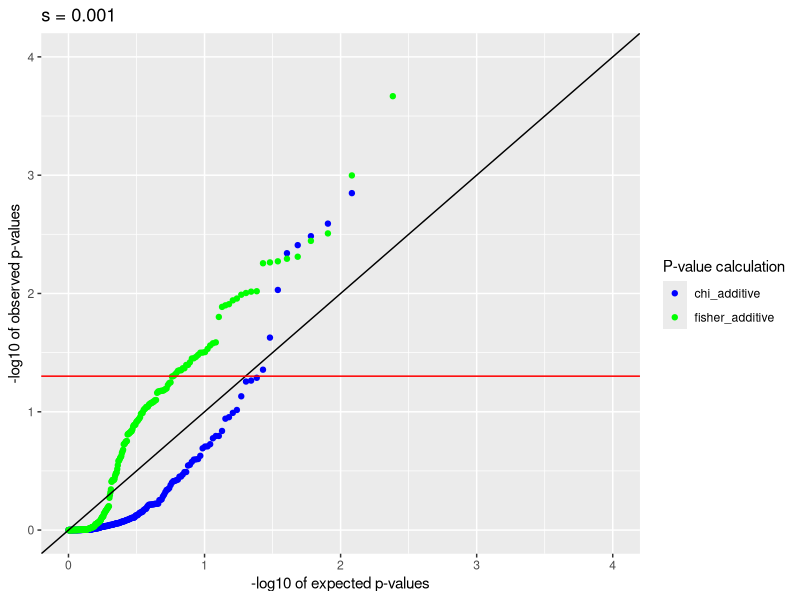
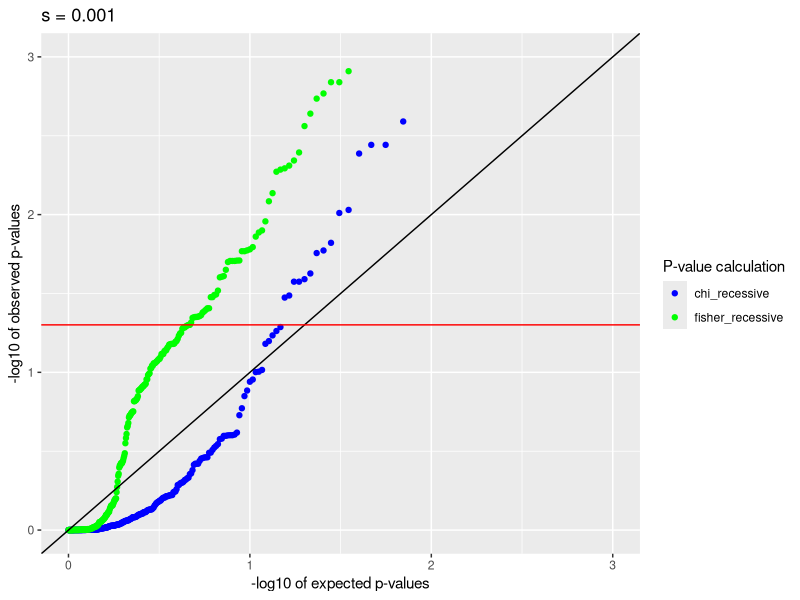
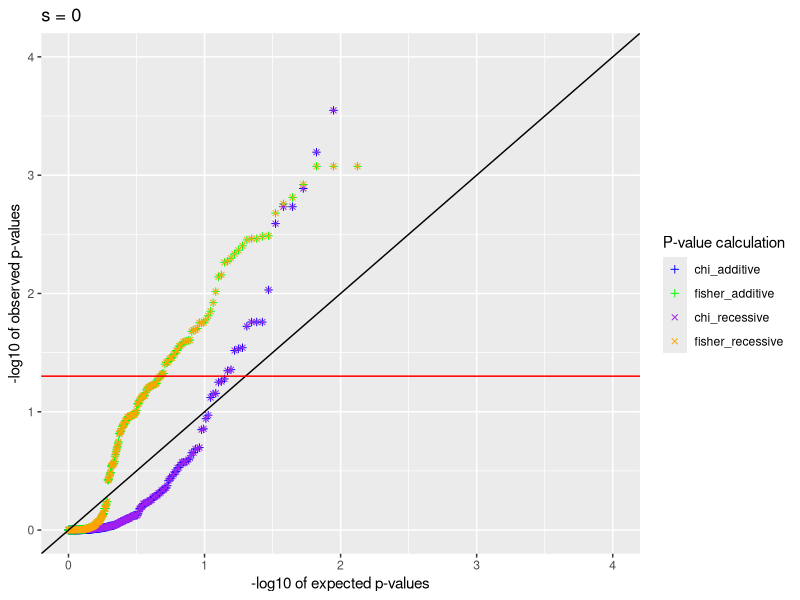
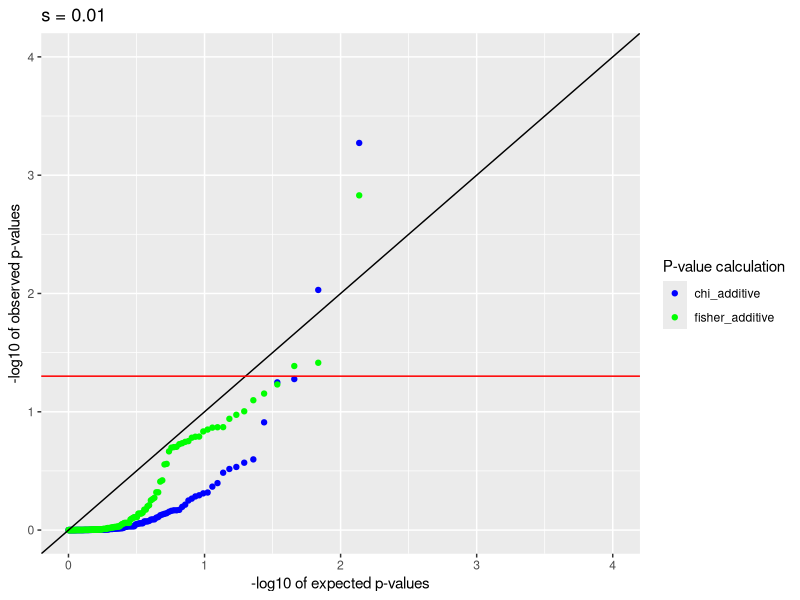
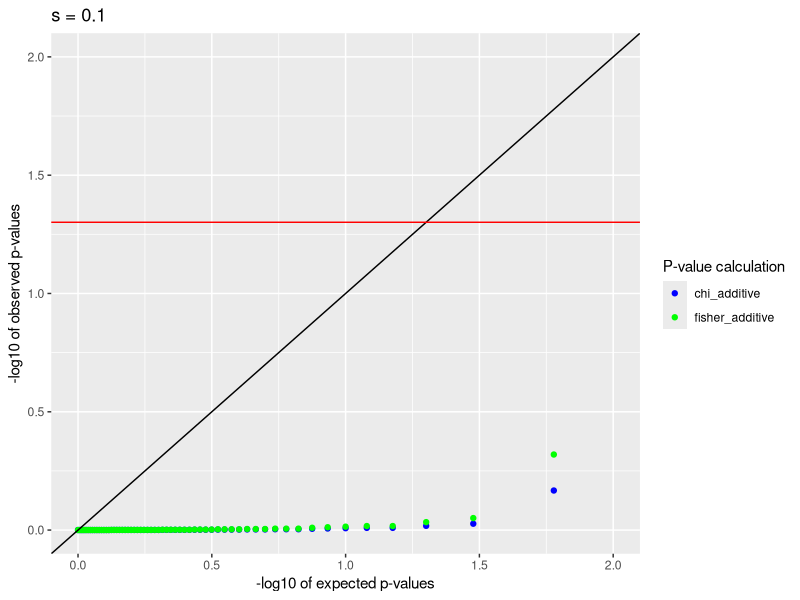
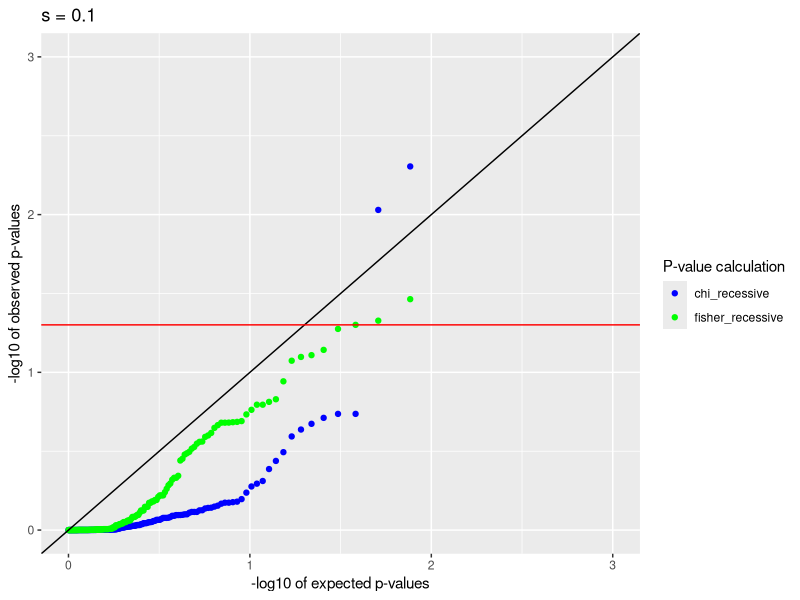
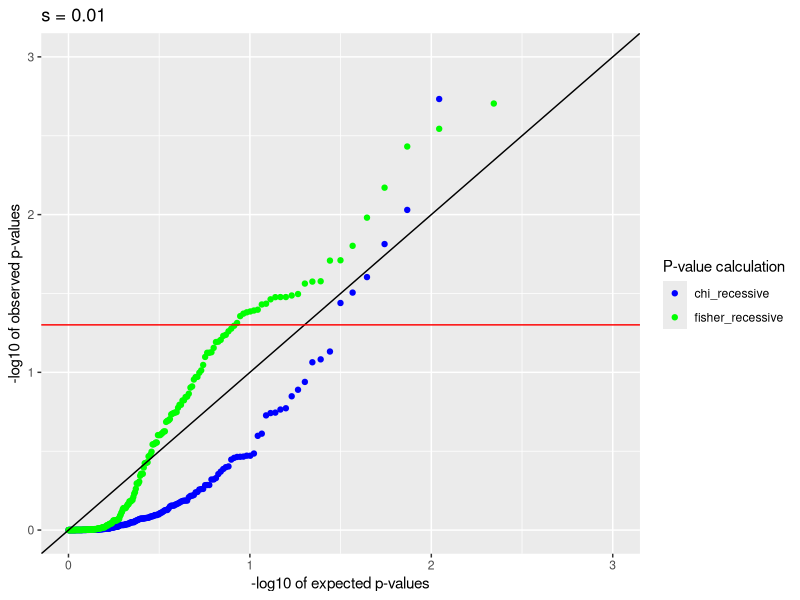
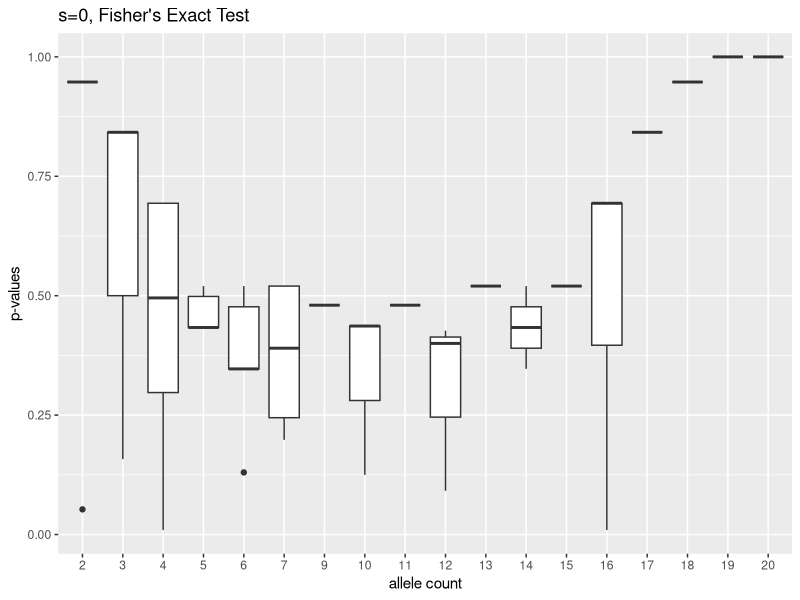

Source code (R) for these figures, in order:
library(ggplot2)
setwd("C:/Users/jonat/Desktop/GitHub/RDM_HW")

s_0_rec_10 = read.csv('./Data/s_0_rec/sample_10_summary.csv')

s_0_001_add_1000 = read.csv('./Data/s_0_001_add/sample_1000_summary.csv') # 242
s_0_001_rec_1000 = read.csv('./Data/s_0_001_rec/sample_1000_summary.csv') # 280
s_0_01_add_1000 = read.csv('./Data/s_0_01_add/sample_1000_summary.csv') # 137
s_0_01_rec_1000 = read.csv('./Data/s_0_01_rec/sample_1000_summary.csv') # 221
s_0_1_add_1000 = read.csv('./Data/s_0_1_add/sample_1000_summary.csv') # 60
s_0_1_rec_1000 = read.csv('./Data/s_0_1_rec/sample_1000_summary.csv') # 153
s_0_add_1000 = read.csv('./Data/s_0_add/sample_1000_summary.csv') # 266
s_0_rec_1000 = read.csv('./Data/s_0_rec/sample_1000_summary.csv') # 266
# chi-squared p-values
chi_p_s_0_add_1000 = s_0_add_1000$chi_p_values
chi_p_s_0_001_add_1000 = s_0_001_add_1000$chi_p_values
chi_p_s_0_01_add_1000 = s_0_01_add_1000$chi_p_values
chi_p_s_0_1_add_1000 = s_0_1_add_1000$chi_p_values
chi_p_s_0_rec_1000 = s_0_rec_1000$chi_p_values
chi_p_s_0_001_rec_1000 = s_0_001_rec_1000$chi_p_values
chi_p_s_0_01_rec_1000 = s_0_01_rec_1000$chi_p_values
chi_p_s_0_1_rec_1000 = s_0_1_rec_1000$chi_p_values

# fisher p-values
fisher_p_s_0_add_1000 = s_0_add_1000$fisher_p_values
fisher_p_s_0_001_add_1000 = s_0_001_add_1000$fisher_p_values
fisher_p_s_0_01_add_1000 = s_0_01_add_1000$fisher_p_values
fisher_p_s_0_1_add_1000 = s_0_1_add_1000$fisher_p_values
fisher_p_s_0_rec_1000 = s_0_rec_1000$fisher_p_values
fisher_p_s_0_001_rec_1000 = s_0_001_rec_1000$fisher_p_values
fisher_p_s_0_01_rec_1000 = s_0_01_rec_1000$fisher_p_values
fisher_p_s_0_1_rec_1000 = s_0_1_rec_1000$fisher_p_values


log_chi_p_s_0_add_1000 = -log10(sort(chi_p_s_0_add_1000))
log_chi_p_s_0_rec_1000 = -log10(sort(chi_p_s_0_rec_1000))
log_chi_p_s_0_001_add_1000 = -log10(sort(chi_p_s_0_001_add_1000))
log_chi_p_s_0_001_rec_1000 = -log10(sort(chi_p_s_0_001_rec_1000))
log_chi_p_s_0_01_add_1000 = -log10(sort(chi_p_s_0_01_add_1000))
log_chi_p_s_0_01_rec_1000 = -log10(sort(chi_p_s_0_01_rec_1000))
log_chi_p_s_0_1_add_1000 = -log10(sort(chi_p_s_0_1_add_1000))
log_chi_p_s_0_1_rec_1000 = -log10(sort(chi_p_s_0_1_rec_1000))

log_fisher_p_s_0_add_1000 = -log10(sort(fisher_p_s_0_add_1000))
log_fisher_p_s_0_rec_1000 = -log10(sort(fisher_p_s_0_rec_1000))
log_fisher_p_s_0_001_add_1000 = -log10(sort(fisher_p_s_0_001_add_1000))
log_fisher_p_s_0_001_rec_1000 = -log10(sort(fisher_p_s_0_001_rec_1000))
log_fisher_p_s_0_01_add_1000 = -log10(sort(fisher_p_s_0_01_add_1000))
log_fisher_p_s_0_01_rec_1000 = -log10(sort(fisher_p_s_0_01_rec_1000))
log_fisher_p_s_0_1_add_1000 = -log10(sort(fisher_p_s_0_1_add_1000))
log_fisher_p_s_0_1_rec_1000 = -log10(sort(fisher_p_s_0_1_rec_1000))

y_axis_242 = -log10(1:242 / 242)
y_axis_266 = -log10(1:266 / 266)
y_axis_280 = -log10(1:280 / 280)
y_axis_137 = -log10(1:137 / 137)
y_axis_221 = -log10(1:221 / 221)
y_axis_60 = -log10(1:60 / 60 )
y_axis_153 = -log10(1:153 / 153)

data_242 = data.frame(y_axis_242, log_chi_p_s_0_001_add_1000, log_fisher_p_s_0_001_add_1000)
data_266 = data.frame(y_axis_266, log_chi_p_s_0_add_1000, log_chi_p_s_0_rec_1000,log_fisher_p_s_0_add_1000, log_fisher_p_s_0_rec_1000)
data_280 = data.frame(y_axis_280, log_chi_p_s_0_001_rec_1000, log_fisher_p_s_0_001_rec_1000)
data_137 = data.frame(y_axis_137, log_chi_p_s_0_01_add_1000, log_fisher_p_s_0_01_add_1000)
data_60 = data.frame(y_axis_60, log_chi_p_s_0_1_add_1000, log_fisher_p_s_0_1_add_1000)
data_221 = data.frame(y_axis_221, log_chi_p_s_0_01_rec_1000, log_fisher_p_s_0_01_rec_1000)
data_153 = data.frame(y_axis_153, log_chi_p_s_0_1_rec_1000, log_fisher_p_s_0_1_rec_1000)

p_242 = ggplot(data=data_242, aes(y=log_chi_p_s_0_001_add_1000, x=y_axis_242, color='chi_additive')) + 
  geom_point() +
  geom_point(aes(y=log_fisher_p_s_0_001_add_1000, x=y_axis_242, color='fisher_additive')) +
  xlab('-log10 of expected p-values') + 
  ylab('-log10 of observed p-values') + 
  scale_color_manual(values=c('blue', 'green'),
                     name='P-value calculation',
                     breaks=c('chi_additive', 'fisher_additive'),
                     labels=c('chi_additive', 'fisher_additive')) +
  ggtitle('s = 0.001') +
  geom_abline(slope=1) +
  xlim(0, 4) +
  ylim(0, 4) +
  geom_hline(color = 'red', yintercept = -log10(0.05))
p_242

p_280 = ggplot(data=data_280, aes(y=log_chi_p_s_0_001_rec_1000, x=y_axis_280, color='chi_recessive')) + 
  geom_point() +
  geom_point(aes(y=log_fisher_p_s_0_001_rec_1000, x=y_axis_280, color='fisher_recessive')) +
  xlab('-log10 of expected p-values') + 
  ylab('-log10 of observed p-values') + 
  scale_color_manual(values=c('blue', 'green'),
                     name='P-value calculation',
                     breaks=c('chi_recessive', 'fisher_recessive'),
                     labels=c('chi_recessive', 'fisher_recessive')) +
  ggtitle('s = 0.001') +
  geom_abline(slope=1) +
  xlim(0, 3) +
  ylim(0, 3) +
  geom_hline(color = 'red', yintercept = -log10(0.05))
p_280

p_266 = ggplot(data=data_266, aes(y=log_chi_p_s_0_add_1000, x=y_axis_266, color='chi_additive')) + 
  geom_point(shape=3) +
  geom_point(aes(y=log_fisher_p_s_0_add_1000, x=y_axis_266, color='fisher_additive'), shape=3) +
  geom_point(aes(y=log_chi_p_s_0_rec_1000, x=y_axis_266, color='chi_recessive'), shape=4) +
  geom_point(aes(y=log_fisher_p_s_0_rec_1000, x=y_axis_266, color='fisher_recessive'), shape=4) +
  xlab('-log10 of expected p-values') + 
  ylab('-log10 of observed p-values') + 
  scale_color_manual(values=c('blue', 'green', 'purple', 'orange'),
                     name='P-value calculation',
                     breaks=c('chi_additive', 'fisher_additive', 'chi_recessive', 'fisher_recessive'),
                     labels=c('chi_additive', 'fisher_additive', 'chi_recessive', 'fisher_recessive')) +
  ggtitle('s = 0') +
  geom_abline(slope=1) +
  xlim(0, 4) +
  ylim(0, 4) +
  geom_hline(color = 'red', yintercept = -log10(0.05))
p_266

p_137 = ggplot(data=data_137, aes(y=log_chi_p_s_0_01_add_1000, x=y_axis_137, color='chi_additive')) + 
  geom_point() +
  geom_point(aes(y=log_fisher_p_s_0_01_add_1000, x=y_axis_137, color='fisher_additive')) +
  xlab('-log10 of expected p-values') + 
  ylab('-log10 of observed p-values') + 
  scale_color_manual(values=c('blue', 'green'),
                     name='P-value calculation',
                     breaks=c('chi_additive', 'fisher_additive'),
                     labels=c('chi_additive', 'fisher_additive')) +
  ggtitle('s = 0.01') +
  geom_abline(slope=1) +
  xlim(0, 4) +
  ylim(0, 4) +
  geom_hline(color = 'red', yintercept = -log10(0.05))
p_137

p_60 = ggplot(data=data_60, aes(y=log_chi_p_s_0_1_add_1000, x=y_axis_60, color='chi_additive')) + 
  geom_point() +
  geom_point(aes(y=log_fisher_p_s_0_1_add_1000, x=y_axis_60, color='fisher_additive')) +
  xlab('-log10 of expected p-values') + 
  ylab('-log10 of observed p-values') + 
  scale_color_manual(values=c('blue', 'green'),
                     name='P-value calculation',
                     breaks=c('chi_additive', 'fisher_additive'),
                     labels=c('chi_additive', 'fisher_additive')) +
  ggtitle('s = 0.1') +
  geom_abline(slope=1) +
  xlim(0, 2) + 
  ylim(0, 2) +
  geom_hline(color = 'red', yintercept = -log10(0.05))
p_60

p_153 = ggplot(data=data_153, aes(y=log_chi_p_s_0_1_rec_1000, x=y_axis_153, color='chi_recessive')) + 
  geom_point() +
  geom_point(aes(y=log_fisher_p_s_0_1_rec_1000, x=y_axis_153, color='fisher_recessive')) +
  xlab('-log10 of expected p-values') + 
  ylab('-log10 of observed p-values') + 
  scale_color_manual(values=c('blue', 'green'),
                     name='P-value calculation',
                     breaks=c('chi_recessive', 'fisher_recessive'),
                     labels=c('chi_recessive', 'fisher_recessive')) +
  ggtitle('s = 0.1') +
  geom_abline(slope=1) +
  xlim(0, 3)+ 
  ylim(0, 3) +
  geom_hline(color = 'red', yintercept = -log10(0.05))
p_153

p_221 = ggplot(data=data_221, aes(y=log_chi_p_s_0_01_rec_1000, x=y_axis_221, color='chi_recessive')) + 
  geom_point() +
  geom_point(aes(y=log_fisher_p_s_0_01_rec_1000, x=y_axis_221, color='fisher_recessive')) +
  xlab('-log10 of expected p-values') + 
  ylab('-log10 of observed p-values') + 
  scale_color_manual(values=c('blue', 'green'),
                     name='P-value calculation',
                     breaks=c('chi_recessive', 'fisher_recessive'),
                     labels=c('chi_recessive', 'fisher_recessive')) +
  ggtitle('s = 0.01') +
  geom_abline(slope=1) +
  xlim(0, 3) +
  ylim(0, 3) +
  geom_hline(color = 'red', yintercept = -log10(0.05))
p_221

s_0_rec_10$allele_count = as.factor(s_0_rec_10$allele_count)
p_fisher_boxplot = ggplot(data=s_0_rec_10, aes(x=allele_count, y=fisher_p_values)) + 
  geom_boxplot() +
  ggtitle("s=0, Fisher's Exact Test") +
  xlab('allele count') +
  ylab('p-values')
p_fisher_boxplot

p_chi_boxplot = ggplot(data=s_0_rec_10, aes(x=allele_count, y=chi_p_values)) +
  geom_boxplot() +
  ggtitle("s=0, chi-squared Test") +
  xlab('allele count') +
  ylab('p-values')
p_chi_boxplot
